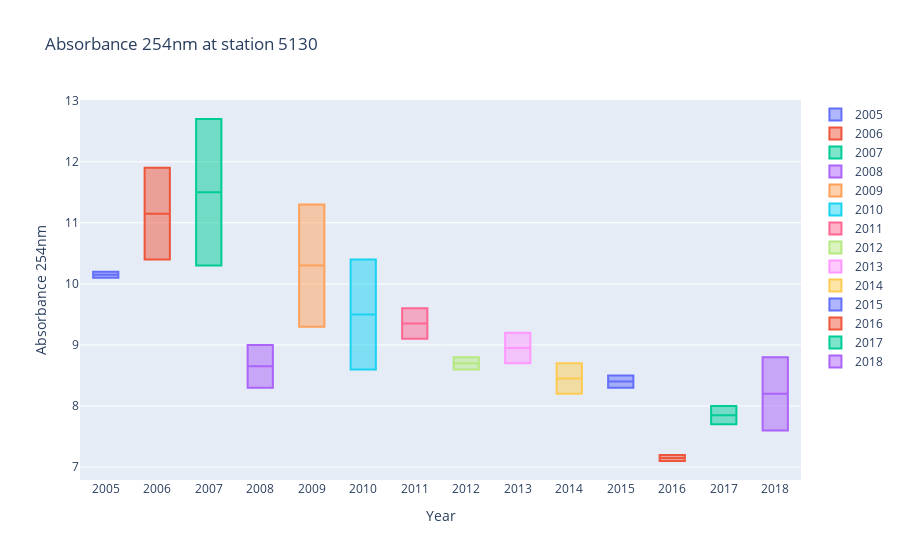
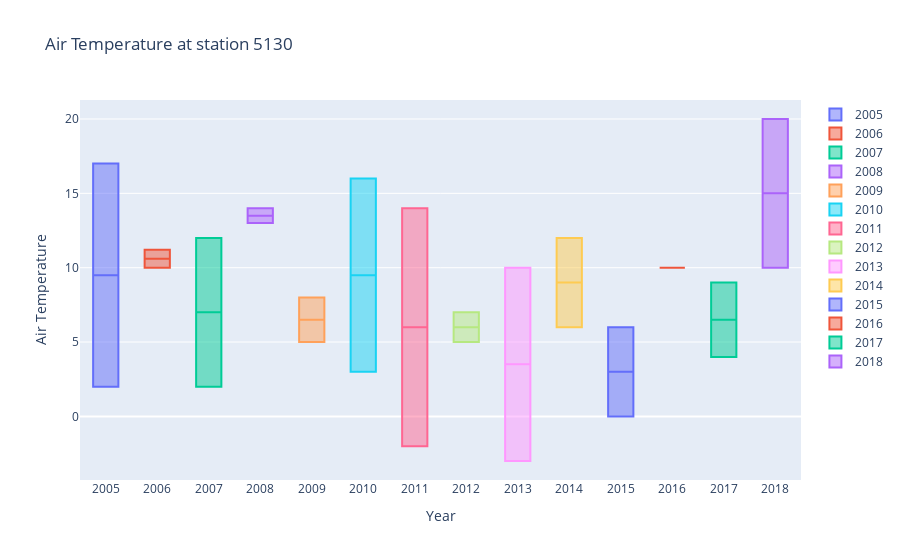
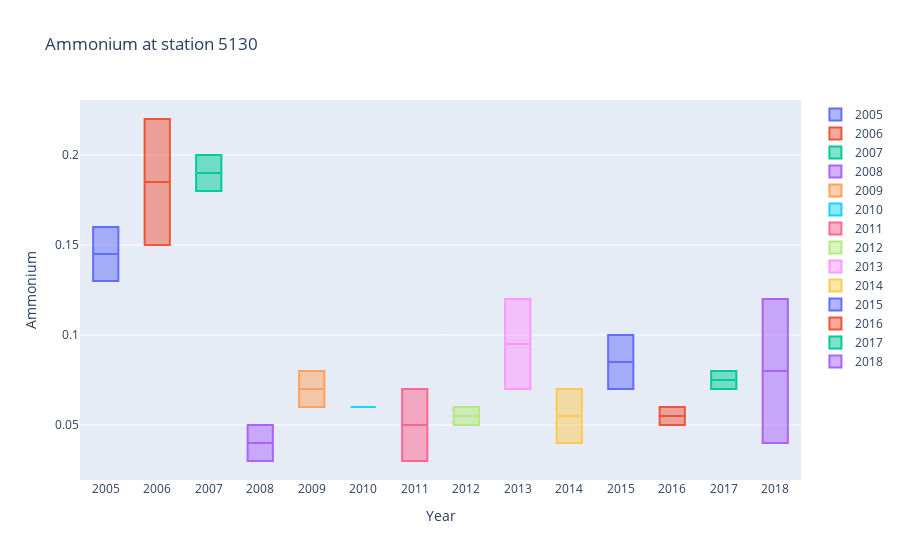
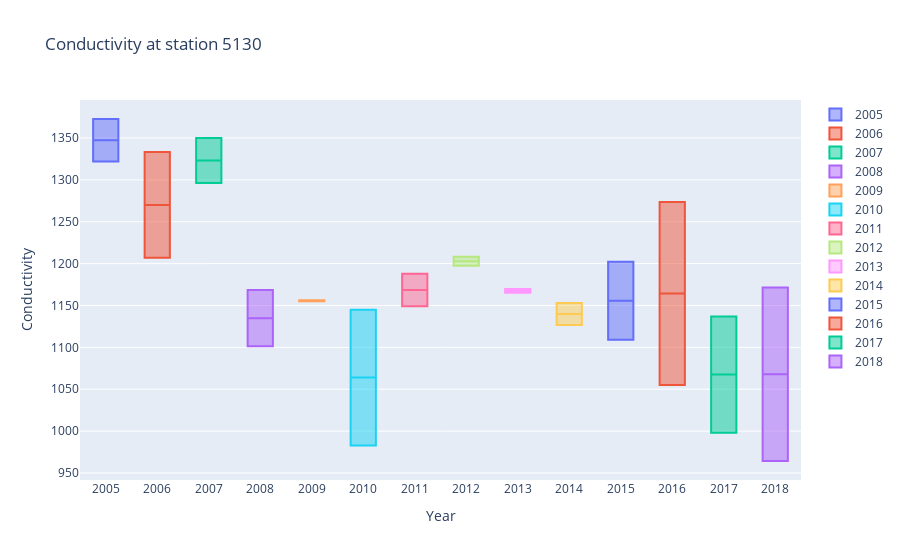

The code cell stored with these charts, in order, in its notebook:
### Markdown cell above
##### Boxplots

### Code cell
# boxplot of the data
for column in station_df.columns:
    
    fig = go.Figure()
    column_df = station_df[column]
    
    for year in column_df.index.year.unique():
        fig.add_trace(
            go.Box(
                y=column_df[column_df.index.year == year],
                name=year
            )
        )
    fig.update_layout(
        title=f"{column} at station 5130",
        xaxis_title="Year",
        yaxis_title=column
    )
    
    fig.show()

### Figure 1 — Plotly figure (JSON) as saved in the notebook; plotly's stock layout.template omitted (floating-point values rounded to 4 significant figures)
{"data": [{"name": "2005", "type": "box", "y": [10.2, 10.1]}, {"name": "2006", "type": "box", "y": [10.4, 11.9]}, {"name": "2007", "type": "box", "y": [10.3, 12.7]}, {"name": "2008", "type": "box", "y": [9, 8.3]}, {"name": "2009", "type": "box", "y": [9.3, 11.3]}, {"name": "2010", "type": "box", "y": [10.4, 8.6]}, {"name": "2011", "type": "box", "y": [9.6, 9.1]}, {"name": "2012", "type": "box", "y": [8.6, 8.8]}, {"name": "2013", "type": "box", "y": [8.7, 9.2]}, {"name": "2014", "type": "box", "y": [8.2, 8.7]}, {"name": "2015", "type": "box", "y": [8.3, 8.5]}, {"name": "2016", "type": "box", "y": [7.1, 7.2]}, {"name": "2017", "type": "box", "y": [7.7, 8]}, {"name": "2018", "type": "box", "y": [7.6, 8.8]}], "layout": {"title": {"text": "Absorbance 254nm at station 5130"}, "xaxis": {"title": {"text": "Year"}}, "yaxis": {"title": {"text": "Absorbance 254nm"}}}}

### Figure 2 — Plotly figure (JSON) as saved in the notebook; plotly's stock layout.template omitted (floating-point values rounded to 4 significant figures)
{"data": [{"name": "2005", "type": "box", "y": [17, 2]}, {"name": "2006", "type": "box", "y": [11.2, 10]}, {"name": "2007", "type": "box", "y": [12, 2]}, {"name": "2008", "type": "box", "y": [14, 13]}, {"name": "2009", "type": "box", "y": [5, 8]}, {"name": "2010", "type": "box", "y": [16, 3]}, {"name": "2011", "type": "box", "y": [-2, 14]}, {"name": "2012", "type": "box", "y": [5, 7]}, {"name": "2013", "type": "box", "y": [-3, 10]}, {"name": "2014", "type": "box", "y": [6, 12]}, {"name": "2015", "type": "box", "y": [6, 0]}, {"name": "2016", "type": "box", "y": [10, 10]}, {"name": "2017", "type": "box", "y": [4, 9]}, {"name": "2018", "type": "box", "y": [20, 10]}], "layout": {"title": {"text": "Air Temperature at station 5130"}, "xaxis": {"title": {"text": "Year"}}, "yaxis": {"title": {"text": "Air Temperature"}}}}

### Figure 3 — Plotly figure (JSON) as saved in the notebook; plotly's stock layout.template omitted (floating-point values rounded to 4 significant figures)
{"data": [{"name": "2005", "type": "box", "y": [0.13, 0.16]}, {"name": "2006", "type": "box", "y": [0.15, 0.22]}, {"name": "2007", "type": "box", "y": [0.18, 0.2]}, {"name": "2008", "type": "box", "y": [0.05, 0.03]}, {"name": "2009", "type": "box", "y": [0.06, 0.08]}, {"name": "2010", "type": "box", "y": [0.06, 0.06]}, {"name": "2011", "type": "box", "y": [0.03, 0.07]}, {"name": "2012", "type": "box", "y": [0.06, 0.05]}, {"name": "2013", "type": "box", "y": [0.07, 0.12]}, {"name": "2014", "type": "box", "y": [0.04, 0.07]}, {"name": "2015", "type": "box", "y": [0.07, 0.1]}, {"name": "2016", "type": "box", "y": [0.05, 0.06]}, {"name": "2017", "type": "box", "y": [0.08, 0.07]}, {"name": "2018", "type": "box", "y": [0.04, 0.12]}], "layout": {"title": {"text": "Ammonium at station 5130"}, "xaxis": {"title": {"text": "Year"}}, "yaxis": {"title": {"text": "Ammonium"}}}}

### Figure 4 — Plotly figure (JSON) as saved in the notebook; plotly's stock layout.template omitted (floating-point values rounded to 4 significant figures)
{"data": [{"name": "2005", "type": "box", "y": [1373.0, 1322.0]}, {"name": "2006", "type": "box", "y": [1207, 1333.0]}, {"name": "2007", "type": "box", "y": [1296.0, 1350.0]}, {"name": "2008", "type": "box", "y": [1168.0, 1101.0]}, {"name": "2009", "type": "box", "y": [1155.0, 1156.0]}, {"name": "2010", "type": "box", "y": [982.9, 1145]}, {"name": "2011", "type": "box", "y": [1188.0, 1149.0]}, {"name": "2012", "type": "box", "y": [1197.0, 1208.0]}, {"name": "2013", "type": "box", "y": [1165.0, 1170.0]}, {"name": "2014", "type": "box", "y": [1127.0, 1153]}, {"name": "2015", "type": "box", "y": [1109.0, 1202.0]}, {"name": "2016", "type": "box", "y": [1055, 1274.0]}, {"name": "2017", "type": "box", "y": [1137.0, 998.1]}, {"name": "2018", "type": "box", "y": [964.3, 1171.0]}], "layout": {"title": {"text": "Conductivity at station 5130"}, "xaxis": {"title": {"text": "Year"}}, "yaxis": {"title": {"text": "Conductivity"}}}}
